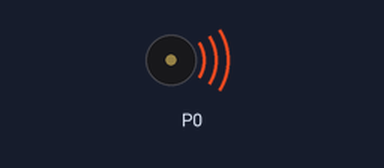
A program run on a simulated BBC micro:bit (MakeCode). Parts: buzzer (waves = sounding).

Above: at 0.2 s.
At 7.8 s:
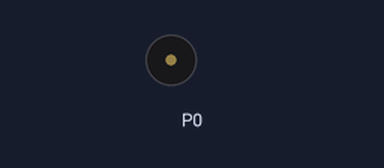
Timing chart, 0 to 10.5 s (numbered marks = the images above):
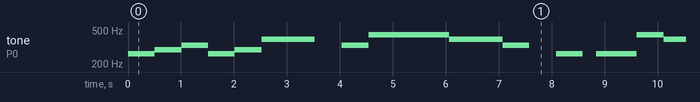

Measured:
- by itself, tone on P0: plays 262 Hz for 0.51 s, 294 Hz for 0.51 s, 330 Hz for 0.51 s, 262 Hz for 0.51 s, 294 Hz for 0.51 s, 392 Hz for 1.0 s … (185 notes in this stretch)

The program:

main.ts
```typescript
basic.forever(function () {
    music.playTone(262, music.beat(BeatFraction.Whole))
    music.playTone(294, music.beat(BeatFraction.Whole))
    music.playTone(330, music.beat(BeatFraction.Whole))
    music.playTone(262, music.beat(BeatFraction.Whole))
    music.playTone(294, music.beat(BeatFraction.Whole))
    music.playTone(392, music.beat(BeatFraction.Whole))
    music.playTone(392, music.beat(BeatFraction.Whole))
    music.rest(music.beat(BeatFraction.Whole))
    music.playTone(330, music.beat(BeatFraction.Whole))
    music.playTone(440, music.beat(BeatFraction.Half))
    music.playTone(440, music.beat(BeatFraction.Half))
    music.playTone(440, music.beat(BeatFraction.Whole))
    music.playTone(440, music.beat(BeatFraction.Whole))
    music.playTone(392, music.beat(BeatFraction.Whole))
    music.playTone(392, music.beat(BeatFraction.Whole))
    music.playTone(330, music.beat(BeatFraction.Whole))
    music.rest(music.beat(BeatFraction.Whole))
    music.playTone(262, music.beat(BeatFraction.Whole))
    music.rest(music.beat(BeatFraction.Half))
    music.playTone(262, music.beat(BeatFraction.Half))
    music.playTone(262, music.beat(BeatFraction.Whole))
    music.playTone(440, music.beat(BeatFraction.Half))
    music.playTone(440, music.beat(BeatFraction.Half))
    music.playTone(392, music.beat(BeatFraction.Whole))
    music.playTone(330, music.beat(BeatFraction.Whole))
    music.playTone(392, music.beat(BeatFraction.Whole))
    music.rest(music.beat(BeatFraction.Whole))
    music.playTone(294, music.beat(BeatFraction.Half))
    music.playTone(294, music.beat(BeatFraction.Half))
    music.rest(music.beat(BeatFraction.Half))
    music.playTone(294, music.beat(BeatFraction.Half))
    music.playTone(330, music.beat(BeatFraction.Half))
    music.playTone(294, music.beat(BeatFraction.Half))
    music.playTone(262, music.beat(BeatFraction.Half))
    music.playTone(330, music.beat(BeatFraction.Half))
    music.playTone(294, music.beat(BeatFraction.Whole))
    music.rest(music.beat(BeatFraction.Double))
    music.rest(music.beat(BeatFraction.Whole))
})
```

test.ts
```typescript
// 在此处测试；当此软件包作为插件使用时，将不会编译此软件包。
```
